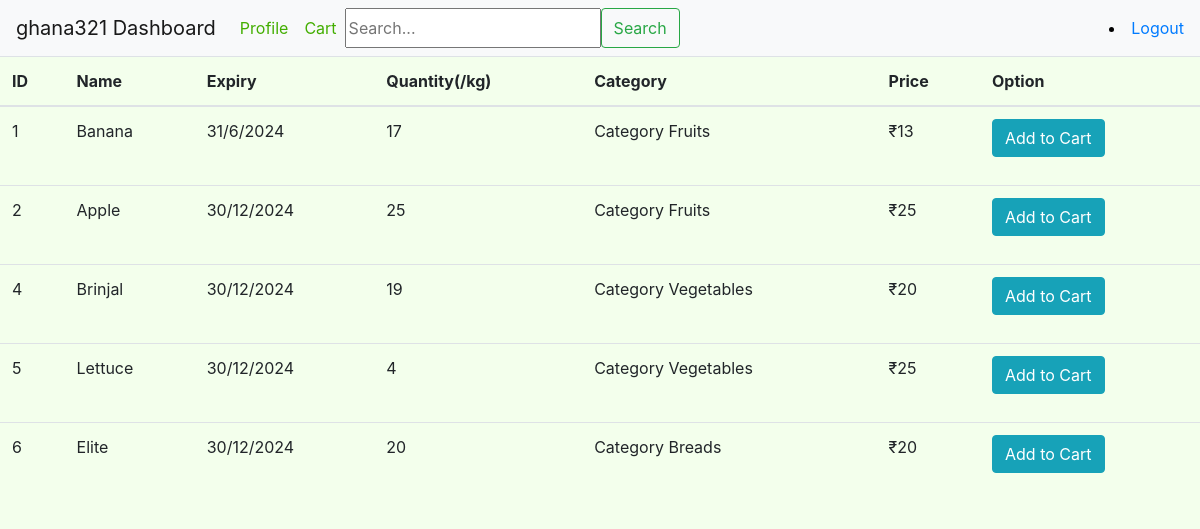
The app's page /dashboard (signed in) with its own data.
### market/models.py (models this page shows, shortened)
class User(db.Model,UserMixin):
    id = db.Column(db.Integer(), primary_key=True)
    username = db.Column(db.String(length=30), nullable=False, unique=True)
    email = db.Column(db.String(length=50), nullable=False, unique=True)
    is_admin = db.Column(db.Boolean(), nullable=False, default=False)
    password_hash = db.Column(db.String(length=60), nullable=False)
    items = db.relationship('Item', backref='owned_user', lazy=True)
    cart_items=db.relationship('Cart',backref='user',lazy=True)
    @property
    def password(self):
        return self.password

class Item(db.Model):
    id = db.Column(db.Integer(), primary_key=True)
    name = db.Column(db.String(length=30), nullable=False, unique=True)
    expdate=db.Column(db.String(length=30), nullable=False)
    quantity=db.Column(db.Integer(), nullable=False)
    price = db.Column(db.Integer(), nullable=False)
    owner = db.Column(db.Integer(), db.ForeignKey('user.id'))
    cart_items=db.relationship('Cart',backref='item',lazy=True)
    category_id = db.Column(db.Integer, db.ForeignKey('category.id'), nullable=False)
    category = db.relationship('Category', backref='items')

class Category(db.Model):
    id = db.Column(db.Integer, primary_key=True)
    name = db.Column(db.String(length=30), nullable=False, unique=True)
    def __repr__(self):
        return f'Category {self.name}'

### market/routes.py (the view)
@app.route('/')
@app.route('/dashboard')
@login_required
def dashboard_page():
    if current_user.is_admin:
        return redirect(url_for('admin_categories'))
    items = Item.query.filter(Item.quantity > 0).all()
    return render_template('dashboard.html', items=items)

### market/models.py (called while the page is built)
@login_manager.user_loader
def load_user(user_id):
    return User.query.get(int(user_id))

### market/templates/dashboard.html (shortened to what this page needs)
{% extends 'base.html' %}
{% block content %}
<table class="table table-hover table-darkgreen">
    <thead>
        <tr>
            <th scope="col">ID</th>
            <th scope="col">Name</th>
            <th scope="col">Expiry</th>
            <th scope="col">Quantity(/kg)</th>
            <th scope="col">Category</th>
            <th scope="col">Price</th>
            <th scope="col">Option</th>
        </tr>
    </thead>
    <tbody>
        {% for item in items %}
            <tr>
                <td>{{ item.id }}</td>
                <td>{{ item.name }}</td>
                <td>{{ item.expdate}}</td>
                <td>{{ item.quantity}}</td>
                <td>{{ item.category}}</td>
                <td>₹{{ item.price }}</td>
                <td>
                    <form action="{{ url_for('add_to_cart', item_id=item.id) }}" method="post">
                        <button type="success" class="btn btn-outline btn-info mb-3">Add to Cart</button>
                    </form>
                </td>
            </tr>
        {% endfor %}
    </tbody>
</table>
{% endblock %}

### market/templates/base.html (shortened to what this page needs)
<!doctype html>
<html lang="en">
<head>
    <link rel="stylesheet"
          href="https://cdn.jsdelivr.net/npm/bootstrap@4.5.3/dist/css/bootstrap.min.css"
>
</head>
<body>
<nav class="navbar navbar-expand-lg navbar-light bg-light ">
    <a class="navbar-brand" href="{{ url_for('dashboard_page') }}">{{ current_user.username }} Dashboard</a>
    <div class="collapse navbar-collapse" id="navbarSupportedContent">
        <ul class="navbar-nav mr-auto">
            {% if current_user.is_admin %}
            <li class="nav-item active">
                <a class="nav-link" href="{{url_for('admin_categories')}}">Categories <span
                            class="sr-only">(current)</span></a>
            </li>
            {% else %}
            <li class="nav-item active">
                <a class="nav-link" href="{{url_for('profile_page')}}">Profile <span class="sr-only">(current)</span></a>
            </li>
            <li class="nav-item">
                <a class="nav-link" href="{{ url_for('cart_page') }}">Cart</a>
            </li>
            <form class="d-flex" role="search" method="GET" action="{{ url_for('search_results') }}">
                <input type="text" name="query" placeholder="Search..." aria-label="Search">
                <button class="btn btn-outline-success" type="submit">Search</button>
              </form>
            {% endif %}
        </ul>
        <li class="nav-item ml-auto">
            <a class="nav-item" href="{{ url_for('logout_page') }}">Logout</a>
        </li>
    </div>
</nav>
{% block content %}
{% endblock %}
</body>
</html>

### market/templates/base.html (style rules this page uses)
.navbar.navbar-expand-lg.navbar-light .navbar-nav .nav-link { color: #43AE00; }
body { background-color: #F3FFEC; color: black }

### records on screen
User: username "ghana321"
Item: id "1", name "Banana", expdate "31/6/2024", quantity "17", category "Category Fruits", price "13"
Item: id "2", name "Apple", expdate "30/12/2024", quantity "25", category "Category Fruits", price "25"
Item: id "4", name "Brinjal", expdate "30/12/2024", quantity "19", category "Category Vegetables", price "20"
Item: id "5", name "Lettuce", expdate "30/12/2024", quantity "4", category "Category Vegetables", price "25"
Item: id "6", name "Elite", expdate "30/12/2024", quantity "20", category "Category Breads", price "20"
